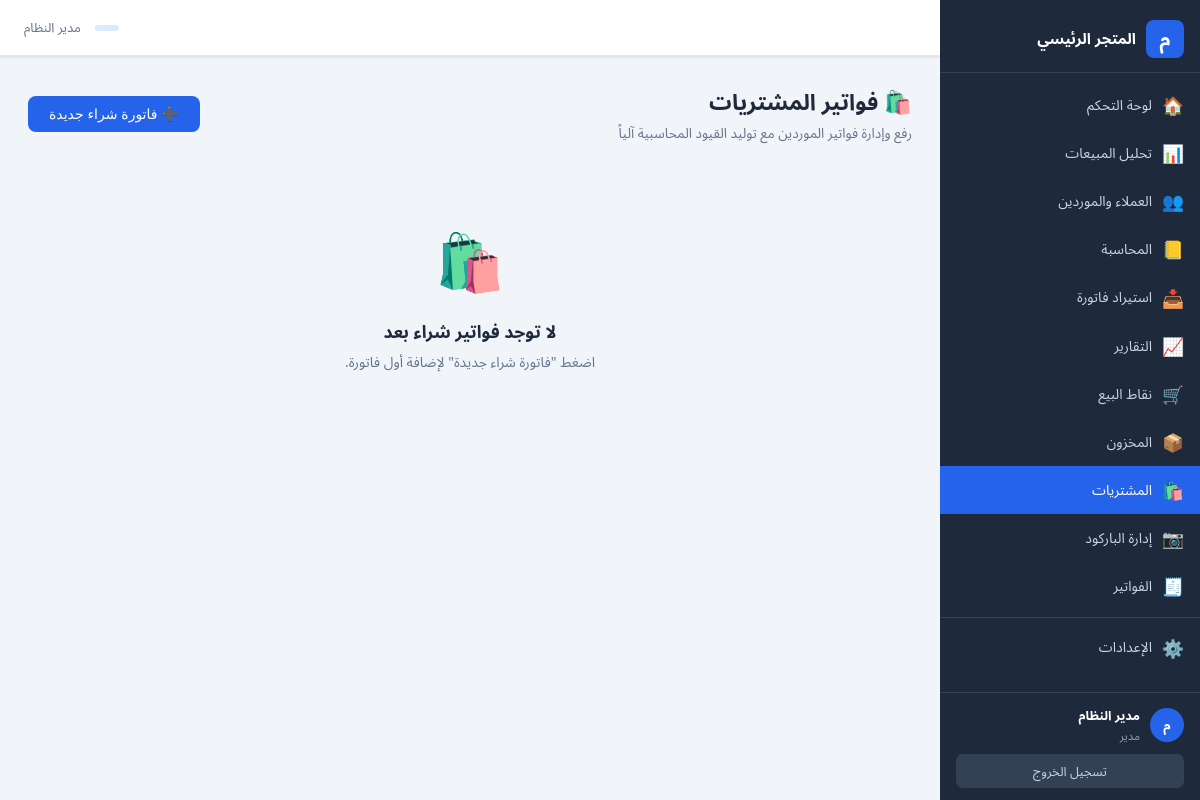
Screenshot of /purchases (signed in) with the database file from the repository.
### tables this page shows
CREATE TABLE businesses (
    id              INTEGER PRIMARY KEY AUTOINCREMENT,
    name            TEXT    NOT NULL,
    name_en         TEXT,
    tax_number      TEXT,
    cr_number       TEXT,                          -- السجل التجاري
    phone           TEXT,
    email           TEXT,
    address         TEXT,
    city            TEXT,
    country         TEXT    DEFAULT 'YE',
    currency        TEXT    DEFAULT 'YER',         -- العملة الافتراضية
    fiscal_year_start TEXT  DEFAULT '01-01',       -- بداية السنة المالية
    logo_path       TEXT,
    is_active       INTEGER DEFAULT 1,
    created_at      TEXT    DEFAULT (datetime('now')),
    updated_at      TEXT    DEFAULT (datetime('now'))
, industry_type TEXT DEFAULT 'retail');

CREATE TABLE users (
    id              INTEGER PRIMARY KEY AUTOINCREMENT,
    business_id     INTEGER NOT NULL REFERENCES businesses(id) ON DELETE CASCADE,
    role_id         INTEGER NOT NULL REFERENCES roles(id),
    username        TEXT    NOT NULL,
    full_name       TEXT,
    email           TEXT,
    phone           TEXT,
    password_hash   TEXT    NOT NULL,
    is_active       INTEGER DEFAULT 1,
    last_login      TEXT,
    created_at      TEXT    DEFAULT (datetime('now')), branch_id INTEGER REFERENCES warehouses(id), level TEXT NOT NULL DEFAULT 'manager',
    UNIQUE(business_id, username)
);

CREATE TABLE roles (
    id              INTEGER PRIMARY KEY AUTOINCREMENT,
    business_id     INTEGER NOT NULL REFERENCES businesses(id) ON DELETE CASCADE,
    name            TEXT    NOT NULL,              -- مدير، محاسب، أمين مخزن، كاشير...
    permissions     TEXT    NOT NULL DEFAULT '{}', -- JSON: {"sales":true,"reports":false,...}
    is_system       INTEGER DEFAULT 0,             -- أدوار النظام لا تُحذف
    created_at      TEXT    DEFAULT (datetime('now'))
);

### app_monolith_backup.py (the view, shortened to what this page needs)
@app.route("/purchases", methods=["GET", "POST"])
@require_perm("purchases")
def purchases():
    db     = get_db()
    biz_id = session["business_id"]
    if request.method == "GET":
        page     = max(1, int(request.args.get("page", 1)))
        per_page = 20
        offset   = (page - 1) * per_page
        invoices_list = db.execute(
            """SELECT i.id, i.invoice_number, i.invoice_date, i.party_name,
                      i.subtotal, i.tax_amount, i.total, i.status,
                      i.notes, i.created_at
               FROM invoices i
               WHERE i.business_id = ? AND i.invoice_type = 'purchase'
               ORDER BY i.id DESC
               LIMIT ? OFFSET ?""",
            (biz_id, per_page, offset)
        ).fetchall()
        total = db.execute(
            "SELECT COUNT(*) FROM invoices WHERE business_id=? AND invoice_type='purchase'",
            (biz_id,)
        ).fetchone()[0]
        total_pages = max(1, (total + per_page - 1) // per_page)
        products = db.execute(
            """SELECT id, name, barcode, purchase_price, category_name
               FROM products WHERE business_id=? AND is_active=1
               ORDER BY name LIMIT 500""",
            (biz_id,)
        ).fetchall()
        return render_template(
            "purchases.html",
            invoices=invoices_list,
            products=products,
            page=page,
            total_pages=total_pages,
            total=total,
        )

### app_monolith_backup.py (called while the page is built)
def get_sidebar_key(industry_type: str) -> str:
    if industry_type.startswith("retail_"):    return "retail"
    if industry_type.startswith("wholesale_"): return "wholesale"
    if industry_type.startswith("food_"):      return "restaurant"
    if industry_type in ("restaurant", "cafe", "coffeeshop"): return "restaurant"
    return industry_type

def get_db() -> sqlite3.Connection:
    if "db" not in g:
        g.db = sqlite3.connect(DB_PATH)
        g.db.row_factory = sqlite3.Row
        g.db.execute("PRAGMA foreign_keys = ON")
    return g.db

def generate_csrf_token() -> str:
    if "csrf_token" not in session:
        session["csrf_token"] = secrets.token_hex(32)
    return session["csrf_token"]

def user_has_perm(perm_key: str) -> bool:
    if not g.user:
        return False
    try:
        perms = json.loads(g.user["permissions"] or "{}")
    except Exception:
        perms = {}
    return bool(perms.get("all") or perms.get(perm_key))

def require_perm(perm_key: str):
    def decorator(f):
        @wraps(f)
        def decorated(*args, **kwargs):
            if "user_id" not in session:
                return redirect(url_for("auth_login"))
            if not session.get("business_id"):
                return redirect(url_for("onboarding"))
            if not user_has_perm(perm_key):
                flash("ليس لديك صلاحية للوصول لهذه الصفحة", "error")
                return redirect(url_for("dashboard"))
            return f(*args, **kwargs)
        return decorated
    return decorator

@app.context_processor
def inject_globals():
    return {
        "current_user":    g.user,
        "current_business": g.business,
        "sidebar_items":   g.sidebar_items,
        "user_perms":      g.user_perms,
        "industry_types":  INDUSTRY_TYPES,
        "request":         request,
        "now_date":        datetime.now().strftime("%Y-%m-%d"),
        "csrf_token":      generate_csrf_token(),
    }

### templates/purchases.html (shortened to what this page needs)
{% extends "base.html" %}
{% block content %}
<div class="page-header">
  <div>
    <h2 class="page-title">🛍️ فواتير المشتريات</h2>
    <p class="page-subtitle">رفع وإدارة فواتير الموردين مع توليد القيود المحاسبية آلياً</p>
  </div>
  <button class="btn btn-primary" onclick="toggleForm()">➕ فاتورة شراء جديدة</button>
</div>
{% if invoices %}
<div class="card" style="margin-top:24px">
  <div class="card-header">
    <h4>📋 سجل المشتريات</h4>
    <span class="badge-total">{{ total }} فاتورة</span>
  </div>
  <div class="table-responsive">
    <table class="data-table">
      <thead>
        <tr>
          <th>رقم الفاتورة</th>
          <th>التاريخ</th>
          <th>المورد</th>
          <th class="num-col">المجموع</th>
          <th class="num-col">الضريبة</th>
          <th class="num-col">الإجمالي</th>
          <th>الحالة</th>
          <th>الملاحظات</th>
          <th>QR</th>
        </tr>
      </thead>
      <tbody>
        {% for inv in invoices %}
        <tr>
          <td><strong>{{ inv.invoice_number }}</strong></td>
          <td>{{ inv.invoice_date }}</td>
          <td>{{ inv.party_name or '—' }}</td>
          <td class="num-col">{{ "%.2f"|format(inv.subtotal) }}</td>
          <td class="num-col">{{ "%.2f"|format(inv.tax_amount) }}</td>
          <td class="num-col"><strong>{{ "%.2f"|format(inv.total) }}</strong></td>
          <td>
            <span class="status-badge status-{{ inv.status }}">
              {% if inv.status == 'paid' %}✓ مدفوعة
              {% elif inv.status == 'partial' %}جزئي
              {% else %}{{ inv.status }}{% endif %}
            </span>
          </td>
          <td class="muted-cell">{{ inv.notes or '—' }}</td>
          <td>
            <button class="btn btn-sm btn-outline" style="padding:3px 8px;font-size:.75rem"
              onclick="showZatcaQr({{ inv.id }}, '{{ inv.invoice_number }}')">
              🟢 QR
            </button>
          </td>
        </tr>
        {% endfor %}
      </tbody>
    </table>
  </div>
  {% if total_pages > 1 %}
  <div class="pagination" style="padding:14px 20px">
    {% if page > 1 %}<a href="{{ url_for('purchases', page=page-1) }}" class="page-btn">← السابق</a>{% endif %}
    <span class="page-info">{{ page }} / {{ total_pages }}</span>
    {% if page < total_pages %}<a href="{{ url_for('purchases', page=page+1) }}" class="page-btn">التالي →</a>{% endif %}
  </div>
  {% endif %}
</div>
{% else %}
<div class="empty-state" style="margin-top:24px">
  <div class="empty-icon">🛍️</div>
  <h3>لا توجد فواتير شراء بعد</h3>
  <p>اضغط "فاتورة شراء جديدة" لإضافة أول فاتورة.</p>
</div>
{% endif %}
{% endblock %}

### templates/base.html (shortened to what this page needs)
<!DOCTYPE html>
<html lang="ar" dir="rtl">
<head>
  <link rel="stylesheet" href="{{ url_for('static', filename='css/main.css') }}">
</head>
<body>
{% if current_user and current_business %}
<div class="app-layout">
  <aside class="sidebar" id="sidebar">
    <div class="sidebar-logo">
      <div class="logo-icon">م</div>
      <div class="logo-text">
        <strong>{{ current_business.name }}</strong>
      </div>
    </div>
    <div class="sidebar-section">
      <ul class="sidebar-nav" id="nav-main">
        {% for item in sidebar_items %}
          {% if item.key == 'settings' %}
            <li><div class="sidebar-divider"></div></li>
          {% endif %}
          <li>
            <a href="{{ item.url }}"
               {% if request.path == item.url %}class="active"{% endif %}>
              <span class="nav-icon">{{ item.icon }}</span>
              {{ item.label }}
            </a>
          </li>
        {% endfor %}
      </ul>
    </div>
    <div class="sidebar-footer">
      <div class="user-info">
        <div class="avatar">{{ (current_user.full_name or current_user.username)[0] }}</div>
        <div class="user-meta">
          <strong>{{ current_user.full_name or current_user.username }}</strong>
          <span>{{ current_user.role_name or 'مستخدم' }}</span>
        </div>
      </div>
      <a href="{{ url_for('auth_logout') }}" class="logout-btn">تسجيل الخروج</a>
    </div>
  </aside>
  <div class="main-content">
    <header class="topbar">
      <div class="topbar-right">
        <span class="topbar-biz-badge">
        </span>
        <span style="font-size:.82rem; color:#64748b;">
          {{ current_user.full_name or current_user.username }}
        </span>
      </div>
    </header>
    <main class="page-content">
      {% block content %}{% endblock %}
    </main>
  </div>
</div>
{% else %}
  {% block auth_content %}{% endblock %}
{% endif %}
</body>
</html>

### rows the page displays
businesses: name "المتجر الرئيسي"
users: full_name "م", full_name "مدير النظام"
roles: name "مدير"

### other values shown
{{ item.icon }} "🏠" "📊" "👥" "📒" "📥" "📈" "🛒" "📦" "🛍️" "📷" "🧾" "⚙️"
{{ item.label }} "لوحة التحكم" "تحليل المبيعات" "العملاء والموردين" "المحاسبة" "استيراد فاتورة" "التقارير" "نقاط البيع" "المخزون" "المشتريات" "إدارة الباركود" "الفواتير" "الإعدادات"
